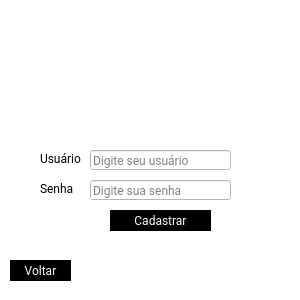
<?xml version="1.0" encoding="UTF-8"?>
<ui version="4.0">
 <class>Dialog</class>
 <widget class="QDialog" name="Dialog">
  <property name="geometry">
   <rect>
    <x>0</x>
    <y>0</y>
    <width>300</width>
    <height>300</height>
   </rect>
  </property>
  <property name="windowTitle">
   <string>Dialog</string>
  </property>
  <property name="styleSheet">
   <string notr="true">background-color: rgb(255, 255, 255);</string>
  </property>
  <widget class="QLabel" name="label_3">
   <property name="geometry">
    <rect>
     <x>80</x>
     <y>10</y>
     <width>151</width>
     <height>121</height>
    </rect>
   </property>
   <property name="styleSheet">
    <string notr="true">image: url(:/icons/icones/Gamepad.png);
</string>
   </property>
   <property name="text">
    <string>&lt;html&gt;&lt;head/&gt;&lt;body&gt;&lt;p&gt;&lt;br/&gt;&lt;/p&gt;&lt;/body&gt;&lt;/html&gt;</string>
   </property>
  </widget>
  <widget class="QLabel" name="label_4">
   <property name="geometry">
    <rect>
     <x>40</x>
     <y>150</y>
     <width>51</width>
     <height>16</height>
    </rect>
   </property>
   <property name="font">
    <font>
     <family>Roboto</family>
     <weight>50</weight>
     <bold>false</bold>
    </font>
   </property>
   <property name="text">
    <string>Usuário</string>
   </property>
  </widget>
  <widget class="QLineEdit" name="input_usuario">
   <property name="geometry">
    <rect>
     <x>90</x>
     <y>150</y>
     <width>141</width>
     <height>20</height>
    </rect>
   </property>
   <property name="font">
    <font>
     <family>Roboto</family>
     <weight>50</weight>
     <bold>false</bold>
    </font>
   </property>
   <property name="placeholderText">
    <string>Digite seu usuário</string>
   </property>
  </widget>
  <widget class="QLabel" name="label_5">
   <property name="geometry">
    <rect>
     <x>40</x>
     <y>180</y>
     <width>41</width>
     <height>16</height>
    </rect>
   </property>
   <property name="font">
    <font>
     <family>Roboto</family>
     <weight>50</weight>
     <bold>false</bold>
    </font>
   </property>
   <property name="text">
    <string>Senha</string>
   </property>
  </widget>
  <widget class="QLineEdit" name="input_senha">
   <property name="geometry">
    <rect>
     <x>90</x>
     <y>180</y>
     <width>141</width>
     <height>20</height>
    </rect>
   </property>
   <property name="font">
    <font>
     <family>Roboto</family>
     <weight>50</weight>
     <bold>false</bold>
    </font>
   </property>
   <property name="styleSheet">
    <string notr="true"/>
   </property>
   <property name="echoMode">
    <enum>QLineEdit::Password</enum>
   </property>
   <property name="placeholderText">
    <string>Digite sua senha</string>
   </property>
  </widget>
  <widget class="QPushButton" name="botao_cadastrar">
   <property name="geometry">
    <rect>
     <x>110</x>
     <y>210</y>
     <width>101</width>
     <height>21</height>
    </rect>
   </property>
   <property name="font">
    <font>
     <family>Roboto</family>
    </font>
   </property>
   <property name="styleSheet">
    <string notr="true">QPushButton {
color: rgb(255, 255, 255);
background-color: rgb(0, 0, 0);
border-style:outset;
border-width: 2px;
border-radius: 15px;
border-color:black;
}
QPushButton:pressed{
color:black;
background-color:white;
border-style:outset;
border-width: 2px;
border-radius: 15px;
border-color:black;
}</string>
   </property>
   <property name="text">
    <string>Cadastrar</string>
   </property>
  </widget>
  <widget class="QPushButton" name="botao_voltar">
   <property name="geometry">
    <rect>
     <x>10</x>
     <y>260</y>
     <width>61</width>
     <height>21</height>
    </rect>
   </property>
   <property name="font">
    <font>
     <family>Roboto</family>
    </font>
   </property>
   <property name="styleSheet">
    <string notr="true">QPushButton {
color: rgb(255, 255, 255);
background-color: rgb(0, 0, 0);
border-style:outset;
border-width: 2px;
border-radius: 15px;
border-color:black;
}
QPushButton:pressed{
color:black;
background-color:white;
border-style:outset;
border-width: 2px;
border-radius: 15px;
border-color:black;
}</string>
   </property>
   <property name="text">
    <string>Voltar</string>
   </property>
  </widget>
 </widget>
 <resources>
  <include location="../img-icons.qrc"/>
 </resources>
 <connections/>
</ui>
